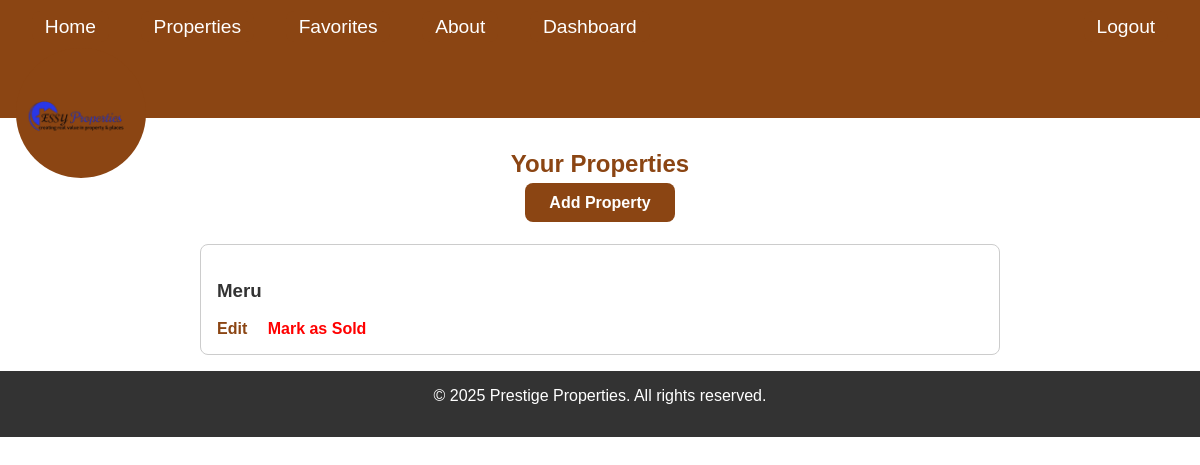
The app's page /seller/dashboard/ (signed in), older data.
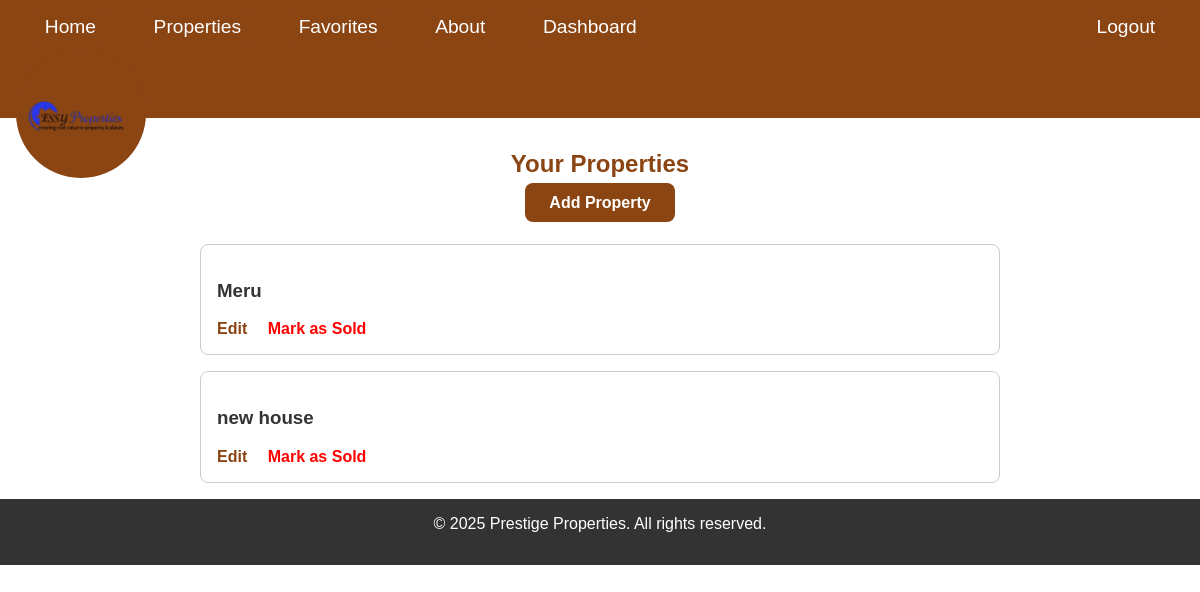
The same page, newer data.
### mainapp/models.py (models this page shows, shortened)
class Property(models.Model):
    PROPERTY_TYPES = (
        ('house', 'House'),
        ('apartment', 'Apartment'),
        ('commercial', 'Commercial'),
        ('land', 'Land'),
    )
    seller = models.ForeignKey(SellerProfile, on_delete=models.CASCADE, related_name='properties')
    title = models.CharField(max_length=200)
    description = models.TextField()
    property_type = models.CharField(max_length=50, choices=PROPERTY_TYPES)
    price = models.DecimalField(max_digits=12, decimal_places=2)
    location_address = models.CharField(max_length=255)
    latitude = models.DecimalField(max_digits=9, decimal_places=6, blank=True, null=True)
    longitude = models.DecimalField(max_digits=9, decimal_places=6, blank=True, null=True)
    image_main = models.ImageField(upload_to='mainapp/properties/')
    image_gallery_1 = models.ImageField(upload_to='mainapp/properties/', blank=True, null=True)
    image_gallery_2 = models.ImageField(upload_to='mainapp/properties/', blank=True, null=True)
    image_gallery_3 = models.ImageField(upload_to='mainapp/properties/', blank=True, null=True)
    amenities = models.TextField(blank=True, null=True)
    floor_plan = models.FileField(upload_to='mainapp/floorplans/', blank=True, null=True)
    is_available = models.BooleanField(default=True)
    view_count = models.PositiveIntegerField(default=0)
    created_at = models.DateTimeField(auto_now_add=True)
    updated_at = models.DateTimeField(auto_now=True)

### mainapp/views.py (the view)
# urls.py: path('seller/dashboard/', views.seller_dashboard, name='seller_dashboard'),
@login_required
def seller_dashboard(request):
    profile, _ = SellerProfile.objects.get_or_create(user=request.user)
    properties = profile.properties.all()
    return render(request, 'mainapp/seller_dashboard.html', {'properties': properties})

### mainapp/templates/mainapp/seller_dashboard.html (shortened to what this page needs)
{% extends 'mainapp/base.html' %}
{% block content %}
<div style="text-align:center; margin-top:2rem; margin-bottom:2rem;">
  <h2 style="color:#8B4513; margin-bottom:1rem;">Your Properties</h2>
  <a href="{% url 'create_property' %}"
     style="padding:0.7rem 1.5rem; background:#8B4513; color:white; border-radius:8px; text-decoration:none; font-weight:bold;">
    Add Property
  </a>
</div>
<div style="max-width:800px; margin:0 auto;">
  {% for property in properties %}
    <div style="border:1px solid #ccc; padding:1rem; margin-bottom:1rem; border-radius:8px;">
      <h3>{{ property.title }}</h3>
      <div style="margin-top:0.5rem;">
        <a href="{% url 'edit_property' property.pk %}"
           style="margin-right:1rem; color:#8B4513; text-decoration:none; font-weight:bold;">Edit</a>
        <a href="{% url 'mark_as_sold' property.pk %}"
           style="color:red; text-decoration:none; font-weight:bold;">Mark as Sold</a>
      </div>
    </div>
  {% empty %}
    <p style="text-align:center; color:#555;">You have no properties listed yet.</p>
  {% endfor %}
</div>
{% endblock %}

Row changes from the older to the newer data that the page shows:
added Property: title "new house"
